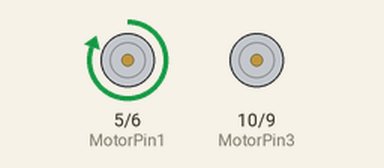
Recording of a sketch running on a simulated Arduino Uno, built with avr-gcc and run on an emulated ATmega328P. On the bench: motor-driver pin pairs drawn as motors (green arrow = first pin HIGH = forward, orange = second pin HIGH = backward, longer = more drive).

Above: at 0.7 s.
At 3.7 s:
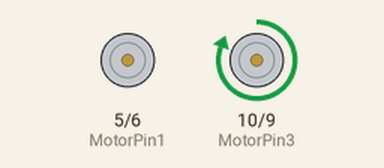
At 6.7 s:
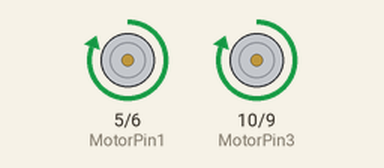
At 14.2 s:
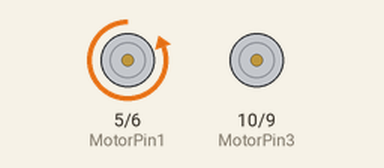
Timing chart, 0 to 15.6 s (numbered marks = the images above):
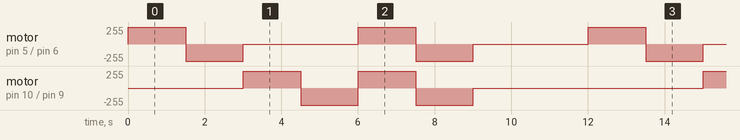

Measured:
- by itself, motor on pin 5 (MotorPin1) / pin 6 (MotorPin2): repeats every 6.0 s: backward 255/255 1.5 s, stopped 3.0 s, forward 255/255 1.5 s
- by itself, motor on pin 10 (MotorPin3) / pin 9 (MotorPin4): repeats every 12.0 s: backward 255/255 1.5 s, forward 255/255 1.5 s, backward 255/255 1.5 s, stopped 6.0 s, forward 255/255 1.5 s

The sketch:

dc_motor_controlled_via_arduino1.ino
```cpp
//Controlling two DC motors using L293D via Arduino
//-----------------------------------------------------
//-----------------------------------------------------

//Initialization

//Motor1
  const int MotorPin1 = 5;
  const int MotorPin2 = 6;
//Motor2
  const int MotorPin3 = 10;
  const int MotorPin4 = 9;


void setup() {
  pinMode(MotorPin1, OUTPUT);
  pinMode(MotorPin2, OUTPUT);
  pinMode(MotorPin3, OUTPUT);
  pinMode(MotorPin4, OUTPUT);
}

void loop() {

  //Motor1 - clockwise - 1.5 sec
  digitalWrite(MotorPin1, HIGH);
  digitalWrite(MotorPin2, LOW);
  digitalWrite(MotorPin3, LOW);
  digitalWrite(MotorPin4, LOW);
  delay(1500);

  //Motor1 - anti-clockwise - 1.5 sec
  digitalWrite(MotorPin1, LOW);
  digitalWrite(MotorPin2, HIGH);
  digitalWrite(MotorPin3, LOW);
  digitalWrite(MotorPin4, LOW);
  delay(1500);

  //Motor2 - clockwise - 1.5 sec
  digitalWrite(MotorPin1, LOW);
  digitalWrite(MotorPin2, LOW);
  digitalWrite(MotorPin3, HIGH);
  digitalWrite(MotorPin4, LOW);
  delay(1500);

  //Motor2 - Anti-clockwise - 1.5 sec
  digitalWrite(MotorPin1, LOW);
  digitalWrite(MotorPin2, LOW);
  digitalWrite(MotorPin3, LOW);
  digitalWrite(MotorPin4, HIGH);
  delay(1500);

  //Motor1 and motor2 - clockwise - 1.5 sec
  digitalWrite(MotorPin1, HIGH);
  digitalWrite(MotorPin2, LOW);
  digitalWrite(MotorPin3, HIGH);
  digitalWrite(MotorPin4, LOW);
  delay(1500);

  //Motor1 and motor2 - anti-clockwise - 1.5 sec
  digitalWrite(MotorPin1, LOW);
  digitalWrite(MotorPin2, HIGH);
  digitalWrite(MotorPin3, LOW);
  digitalWrite(MotorPin4, HIGH);
  delay(1500);

  //All off - 3 sec
  digitalWrite(MotorPin1, LOW);
  digitalWrite(MotorPin2, LOW);
  digitalWrite(MotorPin3, LOW);
  digitalWrite(MotorPin4, LOW);
  delay(3000);

}
```
